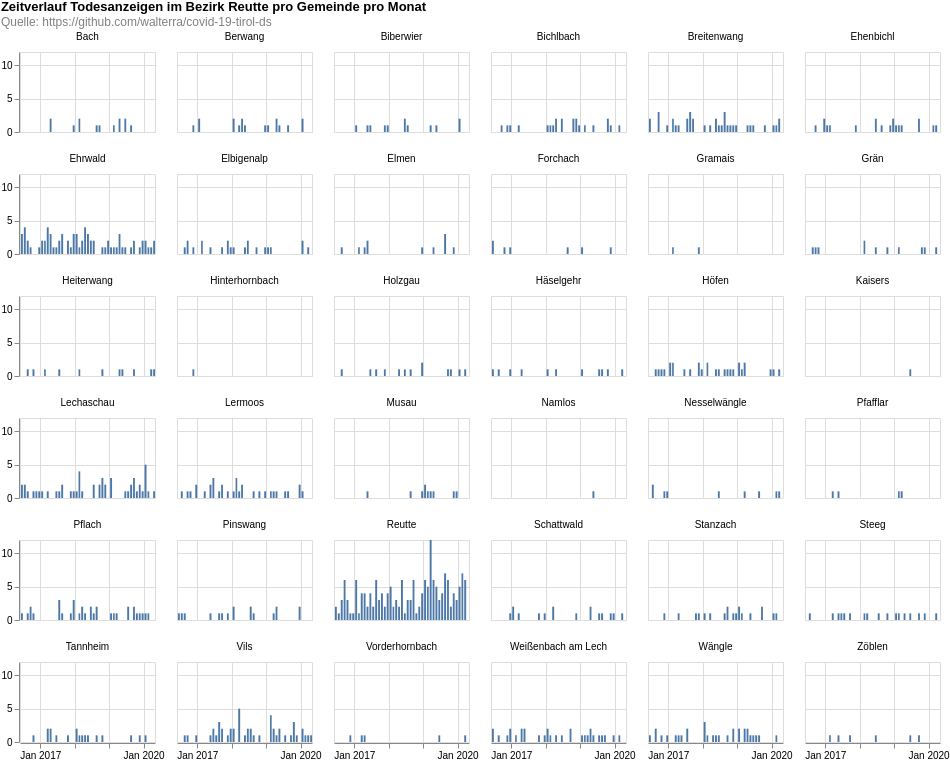

This figure's Vega-Lite source:
### Vega-Lite specification from a JSON file in a GitHub repository (floating-point values rounded to 4 significant figures; data arrays with more than 128 entries replaced by an {"elided": "..."} marker saying what was removed)
{"$schema": "https://vega.github.io/schema/vega-lite/v4.8.1.json", "columns": 6, "config": {"view": {"continuousHeight": 300, "continuousWidth": 400}}, "data": {"name": "data-c3c69bbfccc88f5cf25127ab5685c53b"}, "datasets": {"data-c3c69bbfccc88f5cf25127ab5685c53b": {"elided": "822 records"}}, "facet": {"field": "municipaly", "title": null, "type": "nominal"}, "padding": 0, "spec": {"layer": [{"encoding": {"tooltip": [{"field": "date", "timeUnit": "yearmonth", "type": "temporal"}, {"aggregate": "sum", "field": "count", "type": "quantitative"}], "x": {"field": "date", "timeUnit": "yearmonth", "title": null, "type": "temporal"}, "y": {"aggregate": "sum", "field": "count", "title": null, "type": "quantitative"}}, "height": 80, "mark": "bar", "width": 135}]}, "title": {"color": "black", "subtitle": ["Quelle: https://github.com/walterra/covid-19-tirol-ds"], "subtitleColor": "gray", "text": ["Zeitverlauf Todesanzeigen im Bezirk Reutte pro Gemeinde pro Monat"]}}
